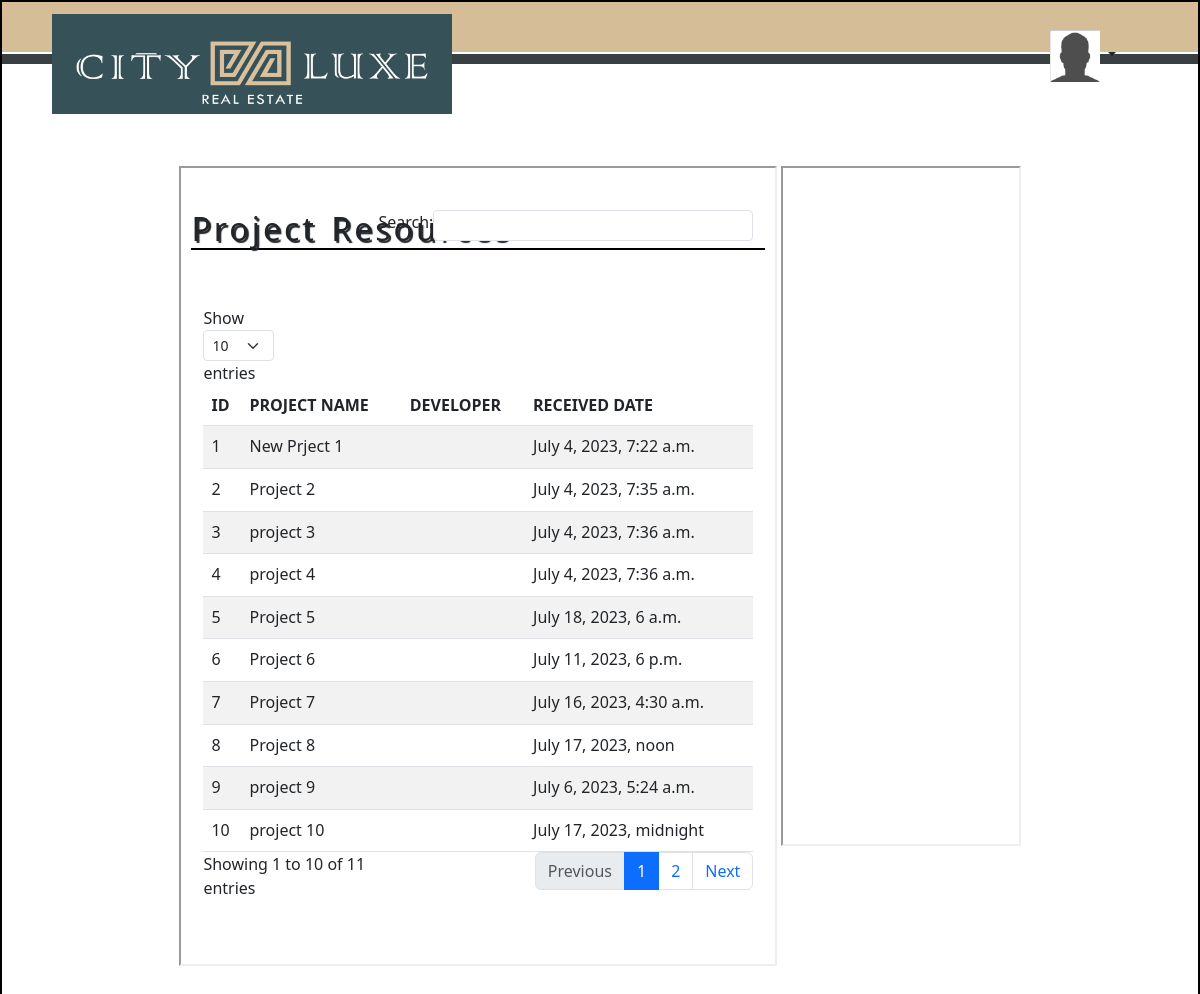
The page /project/table/ on the database its author committed.
### main_app/models.py (models this page shows)
class ProjectTable(models.Model):
    project_name = models.CharField(max_length=100)
    proejct_link = models.CharField(max_length=100)
    updated_date = models.DateTimeField()
    def __str__(self):
        return self.project_name

### main_app/views.py (the view)
# urls.py: path('table/',views.project_table_data,name="table"),
def project_table_data(request):
    data = ProjectTable.objects.all()
    print(data)
    return render(request,'main_app/table.html',{'data':data})

### templates/main_app/table.html (shortened to what this page needs)
{% extends 'main_app/project_table.html' %} {% block table %}
<!DOCTYPE html>
<html lang="en">
  <head>
  </head>
  <body>
    <div class="table_container">
      <div class="table_box" id="table_box-1">
        <h2>Project Resources</h2>
        <div class="container py-5">
          <div class="row">
            <table id="example" class="table table-striped" style="width: 100%">
              <thead>
                <tr>
                  <th>ID</th>
                  <th>PROJECT NAME</th>
                  <th>DEVELOPER</th>
                  <th>RECEIVED DATE</th>
                </tr>
              </thead>
              <tbody>
                {% for i in data %}
                <tr>
                  <td>{{i.id}}</td>
                  <td>{{i.project_name}}</td>
                  <td>{{i.developer}}</td>
                  <td>{{i.updated_date}}</td>
                </tr>
                {% endfor %}
              </tbody>
            </table>
          </div>
        </div>
      </div>
      <div class="table_box" id="table_box-2"></div>
    </div>
  </body>
</html>
{% endblock table %}

### templates/main_app/project_table.html (shortened to what this page needs)
<!doctype html>
<html lang="en">
  {% load static %}
<head>
  <link href="https://cdn.jsdelivr.net/npm/bootstrap@5.3.0/dist/css/bootstrap.min.css" rel="stylesheet">
</head>
<body>
  <div class="my-container">
    <div class="box row1"></div>
    <div class="box row2"></div>
    <div class="logo">
      <img src="{% static 'images/cityluxe.jpg' %}" alt="" width = "100%" height = "100%">
    </div>
    <div class="user-icon">
      <div class="nav-item dropdown">
        <a class="nav-link dropdown-toggle" href="#" role="button" data-bs-toggle="dropdown" aria-expanded="false">
          <img src="{% static 'images/avtar.png'%}" alt="" width = "100%" height = "100%">
        </a>
      </div>
    </div>
    {% block table %}{% endblock table %}
  </div>
</body>
</html>

### templates/main_app/project_table.html (style rules this page uses)
.my-container { border: 2px solid black; height: 150vh; }
.row1 { height: 50px; background-color: #d5bd98; }
.row2 { background-color: #384043; height: 10px; margin-top:2px; }
.logo { height: 100px; width: 400px; position: relative; left: 50px; bottom:50px; }
.user-icon { height:50px; width:50px; position: absolute; right:100px; top:30px; background-color:#384043; }

### templates/main_app/table.html (style rules this page uses)
.table_container { display: flex; justify-content: center; }
.table_box { border: 2px inset; height: 100%; margin: 2px; padding: 10px; }
#table_box-1 { width: 50%; }
#table_box-2 { width: 20%; height: 85vh; }
h2 { border-bottom: 2px solid black; text-shadow: 2px 2px 1px; word-spacing: 3px; letter-spacing: 3px; margin-top: 2rem; }
table { height: 100%; width: 100%; }

### rows shown on the page
ProjectTable: id "1", project_name "New Prject 1", updated_date "July 4, 2023, 7:22 a.m."
ProjectTable: id "2", project_name "Project 2", updated_date "July 4, 2023, 7:35 a.m."
ProjectTable: id "3", project_name "project 3", updated_date "July 4, 2023, 7:36 a.m."
ProjectTable: id "4", project_name "project 4", updated_date "July 4, 2023, 7:36 a.m."
ProjectTable: id "5", project_name "Project 5", updated_date "July 18, 2023, 6 a.m."
ProjectTable: id "6", project_name "Project 6", updated_date "July 11, 2023, 6 p.m."
ProjectTable: id "7", project_name "Project 7", updated_date "July 16, 2023, 4:30 a.m."
ProjectTable: id "8", project_name "Project 8", updated_date "July 17, 2023, noon"
ProjectTable: id "9", project_name "project 9", updated_date "July 6, 2023, 5:24 a.m."
ProjectTable: id "10", project_name "project 10", updated_date "July 17, 2023, midnight"
